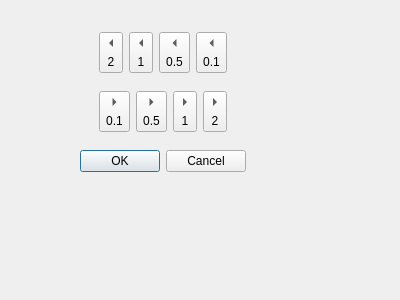
<?xml version="1.0" encoding="UTF-8"?>
<ui version="4.0">
 <class>BlockTimeControls</class>
 <widget class="QDialog" name="BlockTimeControls">
  <property name="geometry">
   <rect>
    <x>0</x>
    <y>0</y>
    <width>400</width>
    <height>300</height>
   </rect>
  </property>
  <property name="windowTitle">
   <string>Dialog</string>
  </property>
  <widget class="QWidget" name="verticalLayoutWidget">
   <property name="geometry">
    <rect>
     <x>0</x>
     <y>20</y>
     <width>326</width>
     <height>166</height>
    </rect>
   </property>
   <layout class="QVBoxLayout" name="mainLayout">
    <item>
     <layout class="QHBoxLayout" name="horizontalLayout">
      <item>
       <spacer name="horizontalSpacer">
        <property name="orientation">
         <enum>Qt::Horizontal</enum>
        </property>
        <property name="sizeHint" stdset="0">
         <size>
          <width>40</width>
          <height>20</height>
         </size>
        </property>
       </spacer>
      </item>
      <item>
       <widget class="QToolButton" name="tb_2s">
        <property name="text">
         <string>2</string>
        </property>
        <property name="toolButtonStyle">
         <enum>Qt::ToolButtonTextUnderIcon</enum>
        </property>
        <property name="arrowType">
         <enum>Qt::LeftArrow</enum>
        </property>
       </widget>
      </item>
      <item>
       <widget class="QToolButton" name="tb_1s">
        <property name="text">
         <string>1</string>
        </property>
        <property name="toolButtonStyle">
         <enum>Qt::ToolButtonTextUnderIcon</enum>
        </property>
        <property name="arrowType">
         <enum>Qt::LeftArrow</enum>
        </property>
       </widget>
      </item>
      <item>
       <widget class="QToolButton" name="tb_0_5s">
        <property name="text">
         <string>0.5</string>
        </property>
        <property name="toolButtonStyle">
         <enum>Qt::ToolButtonTextUnderIcon</enum>
        </property>
        <property name="arrowType">
         <enum>Qt::LeftArrow</enum>
        </property>
       </widget>
      </item>
      <item>
       <widget class="QToolButton" name="tb_0_1s">
        <property name="text">
         <string>0.1</string>
        </property>
        <property name="toolButtonStyle">
         <enum>Qt::ToolButtonTextUnderIcon</enum>
        </property>
        <property name="arrowType">
         <enum>Qt::LeftArrow</enum>
        </property>
       </widget>
      </item>
      <item>
       <spacer name="horizontalSpacer_2">
        <property name="orientation">
         <enum>Qt::Horizontal</enum>
        </property>
        <property name="sizeHint" stdset="0">
         <size>
          <width>40</width>
          <height>20</height>
         </size>
        </property>
       </spacer>
      </item>
     </layout>
    </item>
    <item>
     <layout class="QHBoxLayout" name="horizontalLayout_2">
      <item>
       <spacer name="horizontalSpacer_3">
        <property name="orientation">
         <enum>Qt::Horizontal</enum>
        </property>
        <property name="sizeHint" stdset="0">
         <size>
          <width>40</width>
          <height>20</height>
         </size>
        </property>
       </spacer>
      </item>
      <item>
       <widget class="QToolButton" name="tb0_1s">
        <property name="text">
         <string>0.1</string>
        </property>
        <property name="toolButtonStyle">
         <enum>Qt::ToolButtonTextUnderIcon</enum>
        </property>
        <property name="arrowType">
         <enum>Qt::RightArrow</enum>
        </property>
       </widget>
      </item>
      <item>
       <widget class="QToolButton" name="tb0_5s">
        <property name="text">
         <string>0.5</string>
        </property>
        <property name="toolButtonStyle">
         <enum>Qt::ToolButtonTextUnderIcon</enum>
        </property>
        <property name="arrowType">
         <enum>Qt::RightArrow</enum>
        </property>
       </widget>
      </item>
      <item>
       <widget class="QToolButton" name="tb1s">
        <property name="text">
         <string>1</string>
        </property>
        <property name="toolButtonStyle">
         <enum>Qt::ToolButtonTextUnderIcon</enum>
        </property>
        <property name="arrowType">
         <enum>Qt::RightArrow</enum>
        </property>
       </widget>
      </item>
      <item>
       <widget class="QToolButton" name="tb2s">
        <property name="text">
         <string>2</string>
        </property>
        <property name="toolButtonStyle">
         <enum>Qt::ToolButtonTextUnderIcon</enum>
        </property>
        <property name="arrowType">
         <enum>Qt::RightArrow</enum>
        </property>
       </widget>
      </item>
      <item>
       <spacer name="horizontalSpacer_4">
        <property name="orientation">
         <enum>Qt::Horizontal</enum>
        </property>
        <property name="sizeHint" stdset="0">
         <size>
          <width>40</width>
          <height>20</height>
         </size>
        </property>
       </spacer>
      </item>
     </layout>
    </item>
    <item>
     <layout class="QHBoxLayout" name="horizontalLayout_3">
      <item>
       <spacer name="horizontalSpacer_5">
        <property name="orientation">
         <enum>Qt::Horizontal</enum>
        </property>
        <property name="sizeHint" stdset="0">
         <size>
          <width>40</width>
          <height>20</height>
         </size>
        </property>
       </spacer>
      </item>
      <item>
       <widget class="QDialogButtonBox" name="buttonBox">
        <property name="orientation">
         <enum>Qt::Horizontal</enum>
        </property>
        <property name="standardButtons">
         <set>QDialogButtonBox::Cancel|QDialogButtonBox::Ok</set>
        </property>
       </widget>
      </item>
      <item>
       <spacer name="horizontalSpacer_6">
        <property name="orientation">
         <enum>Qt::Horizontal</enum>
        </property>
        <property name="sizeHint" stdset="0">
         <size>
          <width>40</width>
          <height>20</height>
         </size>
        </property>
       </spacer>
      </item>
     </layout>
    </item>
   </layout>
  </widget>
 </widget>
 <resources/>
 <connections>
  <connection>
   <sender>buttonBox</sender>
   <signal>accepted()</signal>
   <receiver>BlockTimeControls</receiver>
   <slot>accept()</slot>
   <hints>
    <hint type="sourcelabel">
     <x>162</x>
     <y>160</y>
    </hint>
    <hint type="destinationlabel">
     <x>199</x>
     <y>149</y>
    </hint>
   </hints>
  </connection>
 </connections>
</ui>
